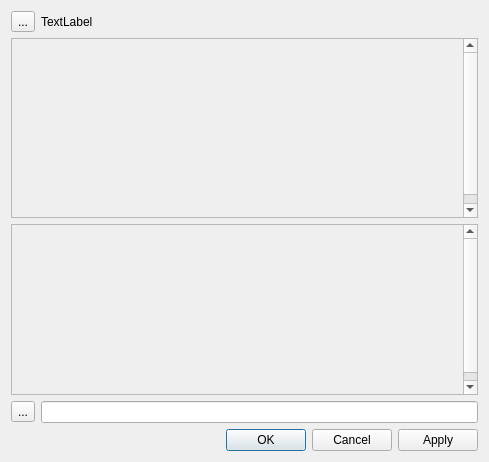
<?xml version="1.0" encoding="UTF-8"?>
<ui version="4.0">
 <class>CvDialog</class>
 <widget class="QDialog" name="CvDialog">
  <property name="geometry">
   <rect>
    <x>0</x>
    <y>0</y>
    <width>489</width>
    <height>462</height>
   </rect>
  </property>
  <property name="windowTitle">
   <string>Dialog</string>
  </property>
  <layout class="QGridLayout" name="gridLayout">
   <item row="0" column="0">
    <widget class="QToolButton" name="toolButton">
     <property name="text">
      <string>...</string>
     </property>
    </widget>
   </item>
   <item row="4" column="0">
    <widget class="QToolButton" name="toolButton_2">
     <property name="text">
      <string>...</string>
     </property>
    </widget>
   </item>
   <item row="3" column="0" colspan="3">
    <widget class="QScrollArea" name="scrollArea_2">
     <property name="widgetResizable">
      <bool>false</bool>
     </property>
     <widget class="QWidget" name="scrollAreaWidgetContents_2">
      <property name="geometry">
       <rect>
        <x>0</x>
        <y>0</y>
        <width>369</width>
        <height>179</height>
       </rect>
      </property>
     </widget>
    </widget>
   </item>
   <item row="5" column="0" colspan="3">
    <widget class="QDialogButtonBox" name="buttonBox">
     <property name="orientation">
      <enum>Qt::Horizontal</enum>
     </property>
     <property name="standardButtons">
      <set>QDialogButtonBox::Apply|QDialogButtonBox::Cancel|QDialogButtonBox::Ok</set>
     </property>
    </widget>
   </item>
   <item row="2" column="0" colspan="3">
    <widget class="QScrollArea" name="scrollArea">
     <property name="widgetResizable">
      <bool>false</bool>
     </property>
     <widget class="QWidget" name="scrollAreaWidgetContents">
      <property name="geometry">
       <rect>
        <x>0</x>
        <y>0</y>
        <width>369</width>
        <height>189</height>
       </rect>
      </property>
     </widget>
    </widget>
   </item>
   <item row="4" column="1" colspan="2">
    <widget class="QLineEdit" name="lineEdit"/>
   </item>
   <item row="0" column="1" colspan="2">
    <widget class="QLabel" name="label">
     <property name="text">
      <string>TextLabel</string>
     </property>
    </widget>
   </item>
  </layout>
 </widget>
 <resources/>
 <connections>
  <connection>
   <sender>buttonBox</sender>
   <signal>accepted()</signal>
   <receiver>CvDialog</receiver>
   <slot>accept()</slot>
   <hints>
    <hint type="sourcelabel">
     <x>248</x>
     <y>254</y>
    </hint>
    <hint type="destinationlabel">
     <x>157</x>
     <y>274</y>
    </hint>
   </hints>
  </connection>
  <connection>
   <sender>buttonBox</sender>
   <signal>rejected()</signal>
   <receiver>CvDialog</receiver>
   <slot>reject()</slot>
   <hints>
    <hint type="sourcelabel">
     <x>316</x>
     <y>260</y>
    </hint>
    <hint type="destinationlabel">
     <x>286</x>
     <y>274</y>
    </hint>
   </hints>
  </connection>
 </connections>
</ui>
